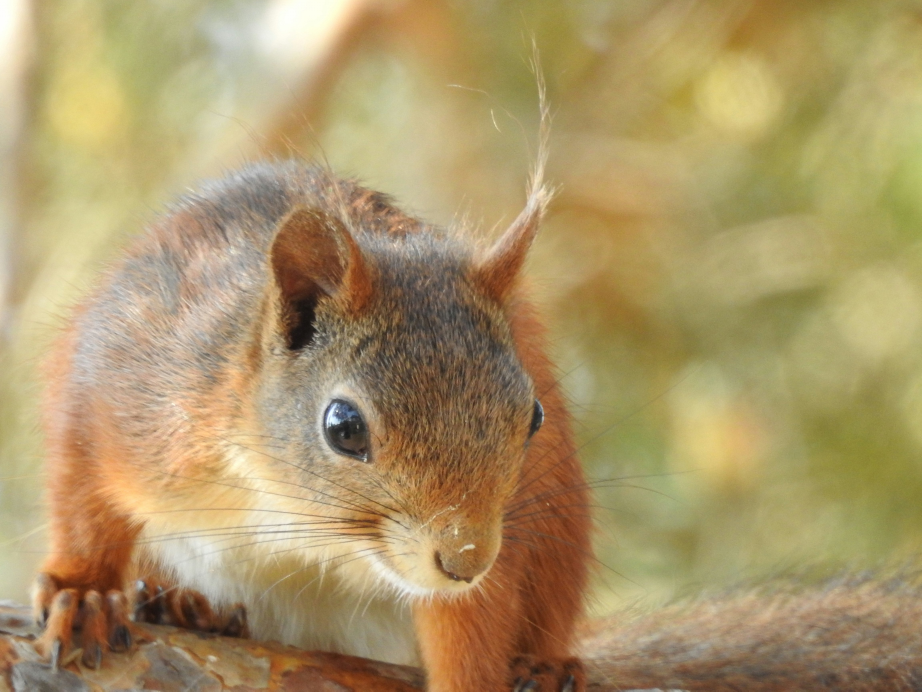
#> input picture optimized_photo.jpg, 4608 x 3456 px (shown at 1/5 size)
$ python fourier_strength_sweep.py ../optimized_photo.jpg
#> lines starting #> are read from the running program, lines starting #| are printed output that depends on the picture
### tools/dwt_fourier_hybrid.py
#!/usr/bin/env python3
"""Experimental DWT-QIM + blind Fourier radial pilot benchmark.

No original image or original size is passed to the hybrid decoder.
Pilot estimates scale; observed dimensions / scale estimate produce candidate
embedding dimensions. CRC validates DWT payload. A limited local size search
is allowed around that estimate, NOT a list of known original resolutions.

This is a watermark/synchronization experiment, NOT a secure steganography
format. The pilot is public/detectable. Do not merge into production.
"""
import argparse
import csv
import sys
from pathlib import Path
import numpy as np
from PIL import Image

sys.path.insert(0, str(Path(__file__).resolve().parent))
import dwt_probe as dwt
import fourier_blind_pilot as fm


def crop_to_aspect(source, width, height):
    sw, sh = source.size
    aspect = width / height
    if sw / sh > aspect:
        cw = round(sh * aspect)
        source = source.crop(((sw-cw)//2, 0, (sw-cw)//2+cw, sh))
    else:
        ch = round(sw / aspect)
        source = source.crop((0, (sh-ch)//2, sw, (sh-ch)//2+ch))
    return source.resize((width, height), Image.Resampling.LANCZOS)


def decode_at_size(image, size, args):
    return dwt.extract(image, size, args.delta, args.repeat, args.seed,
                       max_bytes=args.max_bytes)


# [154 lines left out: functions blind_decode, run_case, main, not called in this run]


# [2 lines that do not run on import are left out]

### tools/dwt_probe.py
#!/usr/bin/env python3
"""Independent DWT-QIM robustness probe. Not Cryptoleaf production format.
Requires Pillow, numpy, PyWavelets. Uses known original dimensions for resize recovery.
"""
import argparse, csv, io, zlib
from pathlib import Path
import numpy as np
import pywt
from PIL import Image

MAGIC = b'DWT1'

def bits_from_bytes(b):
    return np.unpackbits(np.frombuffer(b, dtype=np.uint8))

def embed(image, message, delta, repeat, seed):
    if len(message) > 65535:
        raise ValueError('Message too long')
    packet = MAGIC + len(message).to_bytes(2, 'big') + message
    packet += zlib.crc32(packet).to_bytes(4, 'big')
    bits = bits_from_bytes(packet)
    ycbcr = image.convert('YCbCr')
    a = np.asarray(ycbcr, dtype=np.float64).copy()
    coeffs = pywt.wavedec2(a[:,:,0], 'haar', level=2, mode='periodization')
    ll = coeffs[0].copy()
    flat = ll.ravel()
    count = len(bits) * repeat
    if count > flat.size:
        raise ValueError(f'Insufficient DWT capacity: need {count}, have {flat.size}')
    rng = np.random.default_rng(seed)
    positions = rng.permutation(flat.size)[:count]
    expanded = np.repeat(bits, repeat)
    # QIM: nearest quantization lattice with parity encoding
    q = np.rint(flat[positions] / delta).astype(np.int64)
    q += (expanded.astype(np.int64) - (q & 1)) % 2
    flat[positions] = q * delta
    coeffs[0] = ll
    a[:,:,0] = np.clip(pywt.waverec2(coeffs, 'haar', mode='periodization')[:a.shape[0], :a.shape[1]], 0, 255)
    return Image.fromarray(np.uint8(np.clip(np.rint(a),0,255)), 'YCbCr').convert('RGB')

def extract(image, original_size, delta, repeat, seed, max_bytes=256):
    # This is an ORACLE alignment: decoder is explicitly told the original size.
    if image.size != original_size:
        image = image.resize(original_size, Image.Resampling.LANCZOS)
    y = np.asarray(image.convert('YCbCr'), dtype=np.float64)[:,:,0]
    ll = pywt.wavedec2(y, 'haar', level=2, mode='periodization')[0].ravel()
    rng = np.random.default_rng(seed)
    # Must match embed permutation length, independent of packet length.
    pos = rng.permutation(ll.size)
    def read(nbytes):
        count = nbytes * 8 * repeat
        if count > ll.size: raise ValueError('Insufficient capacity')
        q = np.rint(ll[pos[:count]] / delta).astype(np.int64)
        bits = (q & 1).reshape(-1,repeat)
        majority = (bits.sum(axis=1) > repeat//2).astype(np.uint8)
        return np.packbits(majority).tobytes()
    header = read(6)
    if header[:4] != MAGIC: raise ValueError('BadMagic')
    length = int.from_bytes(header[4:6], 'big')
    if length > max_bytes: raise ValueError('LengthOutOfRange')
    packet = read(6 + length + 4)
    if zlib.crc32(packet[:-4]) != int.from_bytes(packet[-4:], 'big'):
        raise ValueError('BadCRC')
    return packet[6:-4]

def jpeg_roundtrip(img, quality):
    buf = io.BytesIO()
    img.save(buf, format='JPEG', quality=quality, subsampling=0)
    buf.seek(0)
    with Image.open(buf) as loaded:
        return loaded.convert('RGB')

def psnr(a,b):
    x=np.asarray(a,dtype=np.float64); y=np.asarray(b,dtype=np.float64)
    mse=np.mean((x-y)**2)
    return float('inf') if mse==0 else 10*np.log10(255**2/mse)

# [50 lines left out: function main, not called in this run]

# [1 lines that do not run on import are left out]

### tools/fourier_blind_pilot.py
#!/usr/bin/env python3
"""Blind Fourier radial-pilot scale experiment (NOT a production steganography codec).

A known pseudo-random sequence of narrow frequency rings is embedded in the
luminance Fourier magnitude. Decoder has only the attacked image and the public
ring template, never the original image, its dimensions, or the true scale.

WARNING: the pilot is detectable and this is watermark/synchronization research.
"""
import argparse
import csv
import io
from pathlib import Path
import numpy as np
from PIL import Image

SEED = 20261114
# Frequencies in cycles per pixel; fixed absolute coordinates in the *encoded* image.
RADII = np.linspace(0.055, 0.195, 32)
RING_SIGMA = 0.00085

def pilot_template(shape):
    h, w = shape
    fy = np.fft.fftfreq(h)[:, None]
    fx = np.fft.fftfreq(w)[None, :]
    radius = np.hypot(fx, fy).astype(np.float32)
    rng = np.random.default_rng(SEED)
    signs = rng.choice([-1., 1.], size=len(RADII))
    # Narrow rings; zero mean in the radial direction after local detrending.
    out = np.zeros(shape, np.float32)
    for r, sign in zip(RADII, signs):
        out += sign * np.exp(-0.5 * ((radius-r)/RING_SIGMA)**2)
    return out

def embed(image, strength):
    ycbcr = np.asarray(image.convert('YCbCr'), dtype=np.uint8).copy()
    y = ycbcr[:, :, 0].astype(np.float32)
    f = np.fft.fft2(y)
    # Multiplicative magnitude modulation preserves the original phase and
    # Fourier conjugate symmetry; large natural-image coefficients carry pilot.
    pilot = pilot_template(y.shape)
    f *= np.exp(strength * pilot)
    new_y = np.fft.ifft2(f).real
    clipped = np.clip(np.rint(new_y), 0, 255).astype(np.uint8)
    ycbcr[:, :, 0] = clipped
    return Image.fromarray(ycbcr, 'YCbCr').convert('RGB')

def radial_profile(image, bins=1800, max_freq=0.38):
    y = np.asarray(image.convert('L'), dtype=np.float32)
    h, w = y.shape
    # Window suppresses hard image-boundary discontinuities.
    win = np.hanning(h)[:, None] * np.hanning(w)[None, :]
    f = np.fft.rfft2((y-y.mean())*win)
    mag = np.log1p(np.abs(f)).astype(np.float32)
    fy = np.fft.fftfreq(h)[:, None]
    fx = np.fft.rfftfreq(w)[None, :]
    radius = np.hypot(fy, fx)
    idx = np.floor(radius/max_freq*bins).astype(np.int32)
    good = idx < bins
    sums = np.bincount(idx[good].ravel(), weights=mag[good].ravel(), minlength=bins)
    counts = np.bincount(idx[good].ravel(), minlength=bins)
    profile = sums / np.maximum(counts, 1)
    # Local background subtraction (high-pass in radial frequency).
    from scipy.ndimage import gaussian_filter1d
    return profile - gaussian_filter1d(profile, sigma=13)

def estimate_scale(image, low=0.70, high=1.02, step=0.002):
    profile = radial_profile(image)
    bin_freq = (np.arange(len(profile))+0.5) * (0.38/len(profile))
    rng = np.random.default_rng(SEED)
    signs = rng.choice([-1., 1.], size=len(RADII))
    # A scaled image moves embedded ring frequencies to radius / scale.
    # Estimate the pilot using positive and negative ring contrasts.
    scales = np.arange(low, high + step/2, step)
    scores = []
    for scale in scales:
        locs = RADII/scale
        at = np.interp(locs, bin_freq, profile)
        # remove smooth local spectral bias and normalize the observation
        score = float(np.dot(signs, at) / (np.linalg.norm(at)*np.linalg.norm(signs)+1e-12))
        scores.append(score)
    ix = int(np.argmax(scores))
    return float(scales[ix]), float(scores[ix]), float(np.median(scores)), float(np.std(scores))

# [72 lines left out: functions jpeg_roundtrip, psnr, main, not called in this run]

# [2 lines that do not run on import are left out]

### tools/fourier_strength_sweep.py
#!/usr/bin/env python3
"""Measure Fourier pilot strength vs DWT survival and blind scale detection.

Imports the existing experimental codecs. No changes to production Cryptoleaf.
The original dimensions are used ONLY for oracle diagnostics, not blind decoding.
"""
import argparse
import csv
import sys
from pathlib import Path
import numpy as np
from PIL import Image

sys.path.insert(0, str(Path(__file__).resolve().parent))
import dwt_probe as dwt
import fourier_blind_pilot as fm
from dwt_fourier_hybrid import crop_to_aspect


def main():
    p = argparse.ArgumentParser(description=__doc__)
    p.add_argument('image', type=Path)
    p.add_argument('--csv', type=Path, default=Path('fourier_strength_sweep.csv'))
    p.add_argument('--strengths', default='0,0.02,0.05,0.10,0.18')
    p.add_argument('--sizes', default='1280x720,640x480')
    p.add_argument('--scales', default='100,99,90,75')
    p.add_argument('--jpeg', default='none,60')
    p.add_argument('--bytes', type=int, default=50)
    p.add_argument('--delta', type=float, default=32)
    p.add_argument('--repeat', type=int, default=9)
    p.add_argument('--seed', type=int, default=20261114)
    p.add_argument('--save-quality', type=int, default=85)
    p.add_argument('--tolerance', type=float, default=2.0,
                   help='Max scale error in percentage points')
    p.add_argument('--low', type=float, default=0.70)
    p.add_argument('--high', type=float, default=1.02)
    p.add_argument('--step', type=float, default=0.002)
    args = p.parse_args()
    strengths = [float(x) for x in args.strengths.split(',')]
    sizes = [tuple(map(int, x.lower().split('x'))) for x in args.sizes.split(',')]
    scales = [float(x)/100 for x in args.scales.split(',')]
    qualities = [None if x.strip().lower() == 'none' else int(x) for x in args.jpeg.split(',')]
    if any(x < 0 for x in strengths) or not (0 < args.bytes <= 200):
        p.error('Strength must be nonnegative; bytes must be 1..200')
    message = np.random.default_rng(args.seed).integers(0, 256, args.bytes, dtype=np.uint8).tobytes()
    with Image.open(args.image) as im:
#> im is the input picture: PIL image 4608x3456 RGB; mean R, G, B 171.3, 150.5, 105.2
        source = im.convert('RGB')
    fields = ['width','height','strength','true_percent','jpeg_quality',
              'estimated_percent','scale_error_pp','scale_pass','pilot_score',
              'score_median','score_std','score_z','dwt_oracle_pass',
              'dwt_received_size_pass','psnr_db','error']
    args.csv.parent.mkdir(parents=True, exist_ok=True)
    counts = {}
    with args.csv.open('w', newline='', encoding='utf-8') as f:
        writer = csv.DictWriter(f, fieldnames=fields)
        writer.writeheader()
        for w,h in sizes:
            base = crop_to_aspect(source, w, h)
#> in crop_to_aspect, `source = source.crop((0, (sh-ch)//2, sw, (sh-ch)//2+ch))`:
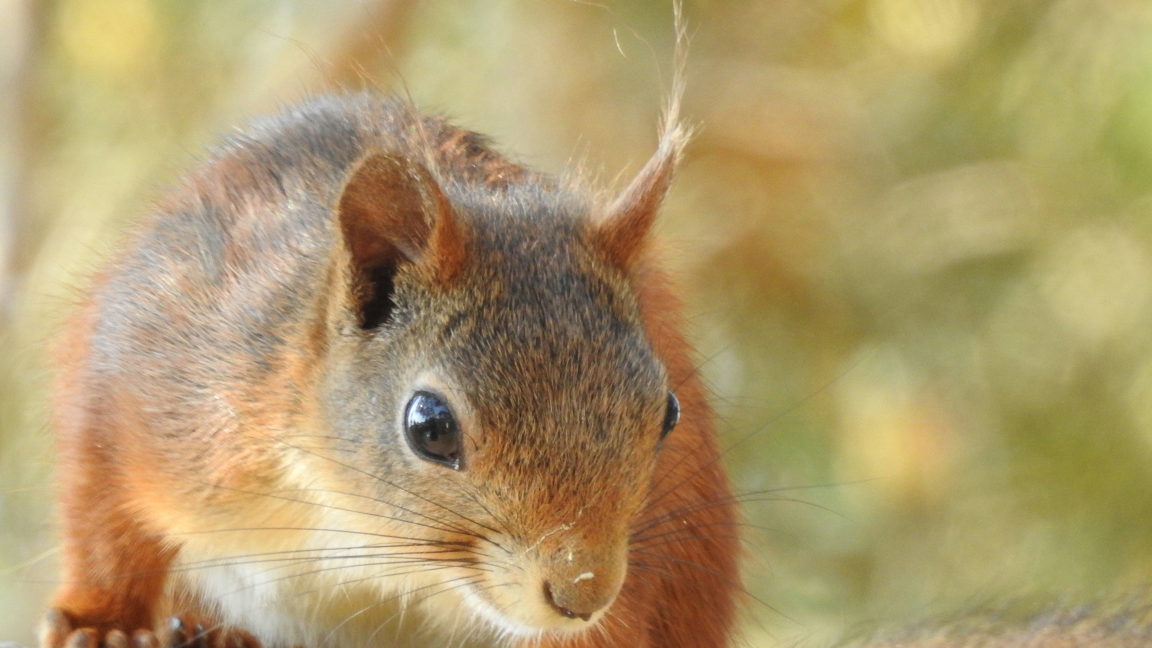
#> source: PIL image 4608x2592 RGB (shown at 1/4 size); mean R, G, B 174.7, 154.7, 108.5
#> in crop_to_aspect, `return source.resize((width, height), Image.Resampling.LANCZOS)`:
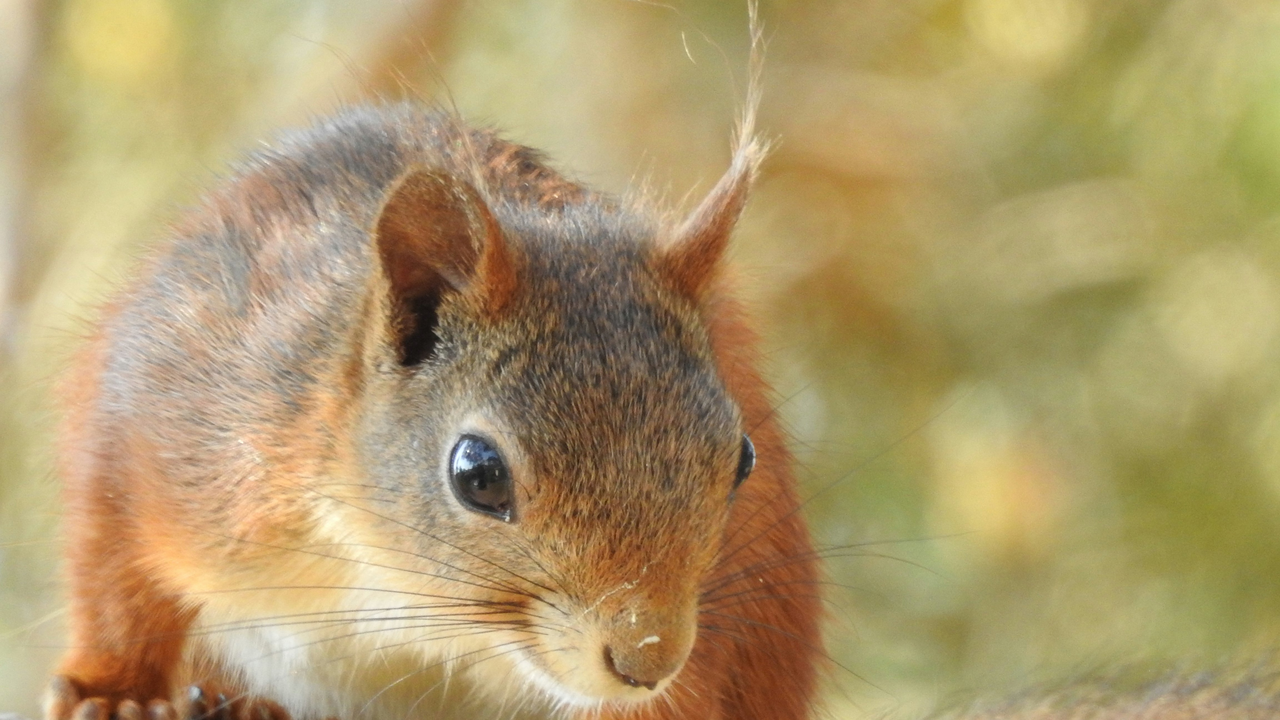
#> returned value: PIL image 1280x720 RGB; mean R, G, B 174.7, 154.7, 108.5
            dwt_marked = dwt.embed(base, message, args.delta, args.repeat, args.seed)
#> in embed, `ycbcr = image.convert('YCbCr')`: ycbcr: PIL image 1280x720 YCbCr; mean of channels 0, 1, 2 154.9, 101.1, 141.3
#> in embed, `a = np.asarray(ycbcr, dtype=np.float64).copy()`: a: shape (720, 1280, 3) float64; mean of channels 0, 1, 2 154.9, 101.1, 141.3
#> in embed, `coeffs = pywt.wavedec2(a[:,:,0], 'haar', level=2, mode='periodization')`: coeffs = 3 items
#> in embed, `ll = coeffs[0].copy()`:
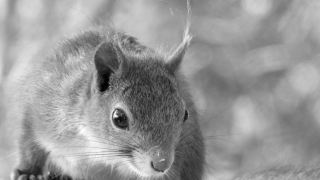
#> ll: shape (180, 320) float64; min 78.25, max 984.3, mean 619.7; drawn with min black and max white
#> in embed, `q = np.rint(flat[positions] / delta).astype(np.int64)`: q = 4320 values, max 30 at index 2323, min 2 at index 363, mean 19.34
#> in embed, `q += (expanded.astype(np.int64) - (q & 1)) % 2`: q = 4320 values, max 31 at index 2323, min 2 at index 363, mean 19.83
#> in embed, `a[:,:,0] = np.clip(pywt.waverec2(coeffs, 'haar', mode='periodization')..`: a: shape (720, 1280, 3) float64; mean of channels 0, 1, 2 155.2, 101.1, 141.3
            for strength in strengths:
                marked = fm.embed(dwt_marked, strength) if strength else dwt_marked
                encoded = dwt.jpeg_roundtrip(marked, args.save_quality)
                quality_psnr = dwt.psnr(base, encoded)
#> in psnr, `mse=np.mean((x-y)**2)`: mse = 8.62
#> quality_psnr = 38.78
                for scale in scales:
                    received_size = (max(32, round(w*scale)), max(32, round(h*scale)))
                    scaled = encoded.resize(received_size, Image.Resampling.LANCZOS)
                    for quality in qualities:
                        received = dwt.jpeg_roundtrip(scaled, quality) if quality is not None else scaled
                        row = dict(width=w, height=h, strength=strength,
                                   true_percent=round(scale*100,3),
                                   jpeg_quality=quality if quality is not None else 'none',
                                   psnr_db=round(quality_psnr,3),
                                   scale_pass=0, dwt_oracle_pass=0, dwt_received_size_pass=0,
                                   error='')
#> row = 10 items
                        try:
                            est, score, median, std = fm.estimate_scale(
                                received, low=args.low, high=args.high, step=args.step)
#> in radial_profile, `mag = np.log1p(np.abs(f)).astype(np.float32)`:
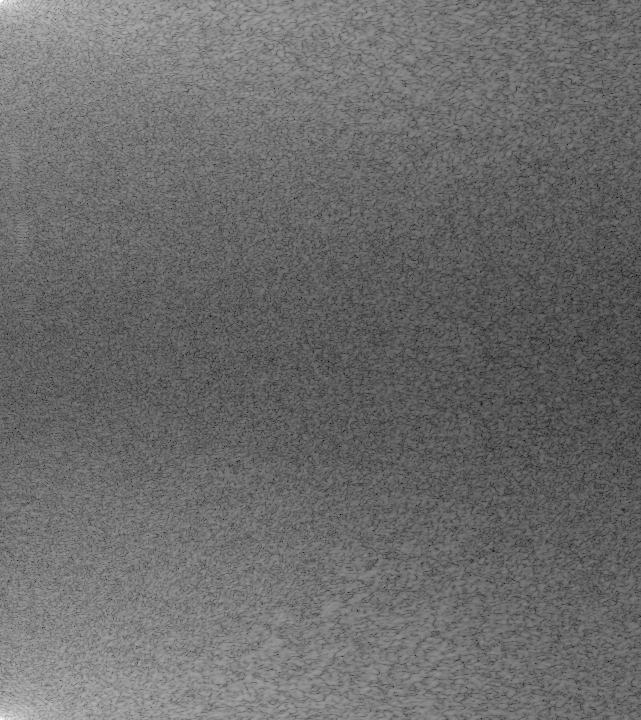
#> mag: shape (720, 641) float32; min 0.899, max 15.35, mean 7.02; drawn with min black and max white
#> in radial_profile, `sums = np.bincount(idx[good].ravel(), weights=mag[good].ravel(), minle..`: sums = 1800 values, max 1905.1 at index 1796, min 0 at index 1, mean 918.8
#> in radial_profile, `profile = sums / np.maximum(counts, 1)`: profile = 1800 values, max 15.35 at index 3, min 0 at index 1, mean 8.5
#> in estimate_scale, `profile = radial_profile(image)`: profile = 1800 values, max 6.02 at index 0, min -11.71 at index 31, mean 2.43e-16
#> in estimate_scale, `bin_freq = (np.arange(len(profile))+0.5) * (0.38/len(profile))`: bin_freq = 1800 values from 0.000106 to 0.38
#> the loop in estimate_scale, `for scale in scales:` made 161 passes
#> score on passes 1 to 3: 0.266, 0.0939, -0.537
#> after the loop in estimate_scale, `for scale in scales:`: scores = 161 values, max 0.434 at index 51, min -0.537 at index 2, mean 0.0149
#> in estimate_scale, `ix = int(np.argmax(scores))`: ix = 51
#> est = 0.802; score = 0.434; median = 0.000193; std = 0.182
                            err = abs(est-scale)*100
#> err = 19.8
                            row.update(estimated_percent=round(est*100,3),
                                       scale_error_pp=round(err,3),
                                       scale_pass=int(err <= args.tolerance),
                                       pilot_score=round(score,6),
                                       score_median=round(median,6),
                                       score_std=round(std,6),
                                       score_z=round((score-median)/max(std,1e-12),3))
                        except Exception as exc:
                            row['error'] += f'scale:{type(exc).__name__}:{exc};'
                        for label, size in [('dwt_oracle_pass',(w,h)),
                                            ('dwt_received_size_pass',received.size)]:
                            try:
                                row[label] = int(dwt.extract(received, size, args.delta,
                                              args.repeat, args.seed, max_bytes=256) == message)
                            except ValueError:
                                pass
                            except Exception as exc:
                                row['error'] += f'{label}:{type(exc).__name__}:{exc};'
#> this loop made 2 passes
#> length in extract on passes 1 to 2: 50, 50
#> after the loop, row = 16 items
                        writer.writerow(row)
                        f.flush()
                        key = (strength, quality if quality is not None else 'none')
                        counts.setdefault(key, []).append(row)
                        print(f'{w}x{h} strength={strength:.3f} scale={scale*100:g}% '
                              f'jpeg={str(quality):>4} scale_ok={row["scale_pass"]} '
                              f'dwt_oracle={row["dwt_oracle_pass"]} '
                              f'psnr={row["psnr_db"]:.2f}', flush=True)
#| 1280x720 strength=0.000 scale=100% jpeg=None scale_ok=0 dwt_oracle=1 psnr=38.78
    print('\nSUMMARY (scale pass / DWT oracle pass; each denominator = tested cases)')
    for key, rows in counts.items():
        print(f'strength={key[0]:.3f} jpeg={str(key[1]):>4}: '
              f'scale {sum(r["scale_pass"] for r in rows)}/{len(rows)}, '
              f'DWT {sum(r["dwt_oracle_pass"] for r in rows)}/{len(rows)}')
#> this loop made 10 passes
#> key on passes 1 to 10: (0, 'none'), (0, 60), (0.02, 'none'), (0.02, 60), (0.05, 'none'), (0.05, 60), (0.1, 'none'), (0.1, 60), (0.18, 'none'), (0.18, 60)
#| strength=0.000 jpeg=none: scale 0/8, DWT 8/8
#| strength=0.000 jpeg=  60: scale 0/8, DWT 8/8
#| strength=0.020 jpeg=none: scale 0/8, DWT 8/8
#| strength=0.020 jpeg=  60: scale 0/8, DWT 4/8
#| strength=0.050 jpeg=none: scale 3/8, DWT 8/8
#| strength=0.050 jpeg=  60: scale 1/8, DWT 4/8
#| strength=0.100 jpeg=none: scale 5/8, DWT 8/8
#| strength=0.100 jpeg=  60: scale 5/8, DWT 4/8
#> (further printed lines are left out)
    print(f'CSV: {args.csv}')
    print('WARNING: scale_pass alone is not evidence of pilot detection. '
          'Compare against strength=0 and inspect pilot_score / score_z.')

if __name__ == '__main__':
    main()
